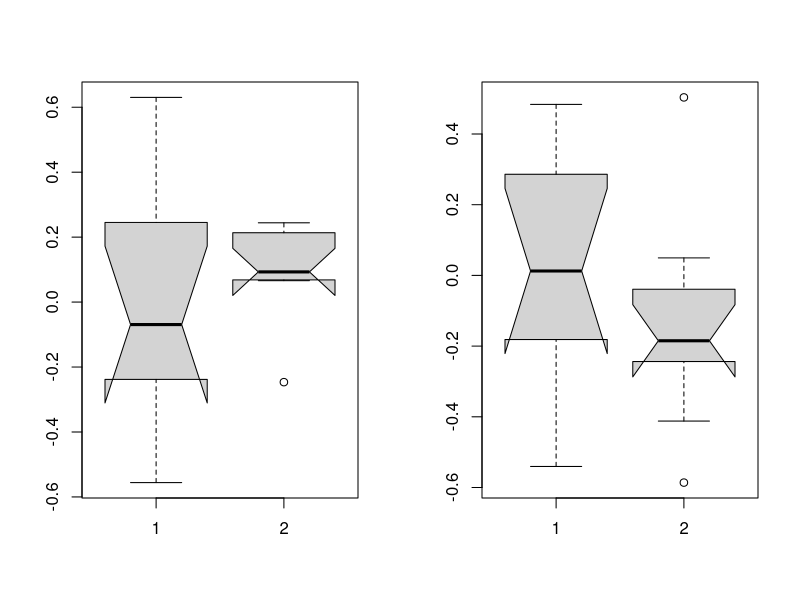
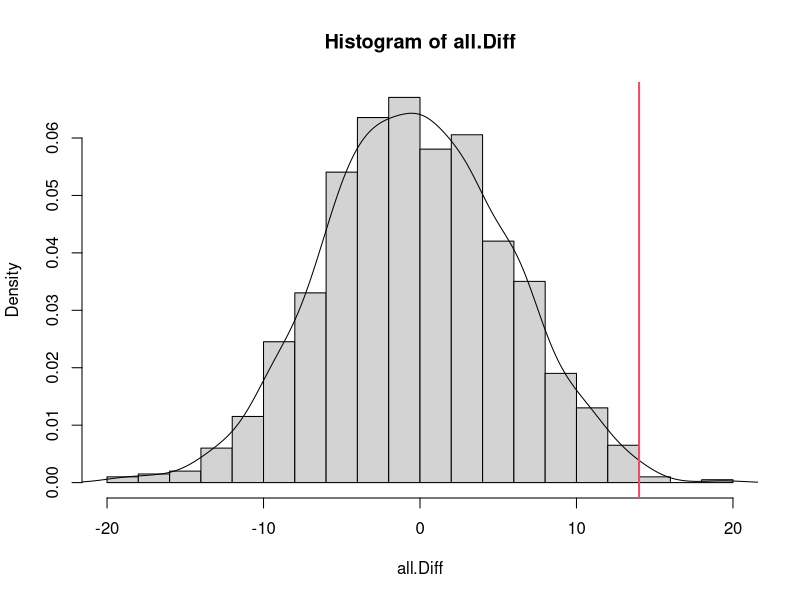

Source code (R) for these figures, in order:

################################################################################
#    &&&....&&&    % Learning R Course in Summer of 2022                       #
#  &&&&&&..&&&&&&  % Teacher: Bo Li, Mingwei Liu                               #
#  &&&&&&&&&&&&&&  % Date: Jul. 28th, 2022                                     #
#   &&&&&&&&&&&&   %                                                           #
#     &&&&&&&&     % Environment: R version 4.1.1;                             #
#       &&&&       % Platform: x86_64-w64-mingw32/x64 (64-bit)                 #
#        &         %                                                           #
################################################################################

################################################################################
### code chunk number 20: Primary drawing in R.
################################################################################

### ****************************************************************************
### Step-01. About working directory in R. 

# 1) For windows, work directory. 

pri.dir <- getwd()

if (!dir.exists("asthma")) dir.create("asthma")

setwd("asthma")

### End of Step-01.
### ****************************************************************************

### ****************************************************************************
### Step-02. Reading the raw data set for GSE470. 

# 1) setting the work directory. 
s <- "GSE470"
setwd(s)
# 2) # reading all files in *.cel format. 
# 3) Normalizing the data. 

### End of Step-02.
### ****************************************************************************

### ****************************************************************************
### Step-03. Identifying.  

### -------------------------- (1) LIMMA method ---------------------------- ###
# Linear models and empirical eBayes methods. 
#  基于以下标准的过滤：(FoldChange & Adjusted P value)

# i) loading the limma package. 
library(limma)

# ii) Simulating gene expression data: 10 microarrays and 100 genes. 
eset <- matrix(rnorm(100*10, sd = 0.3), 100, 10)
eset[1:5, 6:10] <- eset[1:5, 6:10] + 10
eset[6:10, 6:10] <- eset[1:5, 6:10] - 10
rownames(eset) <- paste("gene", 1:100, sep = "-")

# iii) Preparing the design matrix corresponds to expriment. 
disease <- factor(rep(c(1,2), times = c(5,5)))
levels(disease) <- c("normal","abnormal")
design <- model.matrix(~ 1 + disease)
colnames(design) <- c("normal", "abnormal_vs_normal")

# iv) Considering original two estimates plus difference between first 4 and last 6 arrays

fit <- lmFit(eset, design)
fit <- eBayes(fit)
res <-
  topTable(fit,
           coef = "abnormal_vs_normal",
           adjust = "BH",
           number = 100)

tail(res)

degs <- res[abs(res$logFC) > 1 & res$adj.P.Val < 0.05, ]

rownames(degs)

### ---------------------- (2) Other filter methods ------------------------ ###
# Linear models and empirical eBayes methods. 

# 1) Simulating a gene expression matrix.  

# 100 genes, 20 samples. 

gem <- matrix(rnorm(20 * 100, sd = 0.3), nrow = 100)

dim(gem) # genes in rows, and samples in columns. 

# Generating the labels os samples. 
labs <- rep(c("Asthma", "Control"), c(10, 10))
print(labs)

gem[1:10, ] # primary expression values for first ten genes. 
gem[1:10, 1:10] <- gem[1:10, 1:10] - 10 # down-regulated genes

gem[11:20, 1:10] <- gem[11:20, 1:10] + 10 # up-regulated genes. 

# iris.gem <- cbind(labs, t(gem))

iris.gem <- data.frame(as.factor(labs), t(gem))

rownames(iris.gem) <- paste("Sample", 1:20, sep = "-")
colnames(iris.gem) <- c("Type", paste("gene", 1:100, sep = "-"))

iris.gem[, 1:21]

# 2) Filter method-1: sd过滤法  

# sd: 标准差

sd_seq <- NULL # 

for (i in 1:100) {
  
  tmp <- sd(iris.gem[, i + 1])
  
  sd_seq <- c(sd_seq, tmp)
  
}

sd_seq # all sd values for all genes. 

colnames(iris.gem)[order(sd_seq, decreasing = TRUE)[1:20] + 1]

# 2) Filter method-2: FC过滤法  
# fold change (FC) 变化差异: x1 - x2, x1/x2

fc <- function(x) mean(x[1:10]) - mean(x[11:20])

fc_seq <- apply(iris.gem[, -1], 2, fc)

order(fc_seq)

names(fc_seq)[order(fc_seq)[1:10]] # down-
names(fc_seq)[order(fc_seq)[91:100]] # up-

# 3) Filter method-3: Student t-test过滤法  
# Student t-test. 

gene1 <- as.vector(iris.gem[, 2])
names(gene1) <- rownames(iris.gem)

g1.asthma <- gene1[1:10]

g1.control <- gene1[11:20]

res <- t.test(x = g1.asthma, y = g1.control)

res$p.value

f_ttest <- function(x) {
  res <- t.test(x[1:10], x[11:20])
  res$p.value
}

ttest.pvalue <- apply(iris.gem[, -1], 2, f_ttest)

table(ttest.pvalue < 0.05)

degs <- names(ttest.pvalue)[ttest.pvalue < 0.05]

degs

op <- par(mfrow = c(1, 2))

# gene-41, 无变化

iris.gem[1:10, 41 + 1]  # in asthma
iris.gem[11:20, 41 + 1]  # in control

boxplot(iris.gem[1:10, 41 + 1], iris.gem[11:20, 41 + 1], notch = TRUE)

# gene-42, 有变化
iris.gem[1:10, 42 + 1]  # in asthma
iris.gem[11:20, 42 + 1]  # in control

boxplot(iris.gem[1:10, 42 + 1], iris.gem[11:20, 42 + 1], notch = TRUE)

par(op)

# iv) limma method.

# 4) Filter method-4: Permutation test  

### ------------------------ (2) Permutation test -------------------------- ###
# i) Example case-1  

# 使用生长素后拟南芥侧根的数量
A <- c(24, 43, 58, 67, 61, 44, 67, 49, 59, 52, 62, 50) 

# 不使用生长素的拟南芥侧根的数量
B <- c(42, 43, 65, 26, 33, 41, 19, 54, 42, 20, 17, 60, 37, 42, 55, 28)

# Question: 生长素是否能够促进拟南芥的生长？

# 解决步骤：
# S1-提出假设
#     H0: 加入的生长素不能促进拟南芥的根系发育。
#     H1: 加入的生长素能促进拟南芥的根系发育。
#    推论：若H0成立，那么A组数据的分布和B组数据的分布是一样的，也就是服从同个分布。
# S2-构造假设检验的统计量：
#    Diff: A组侧根数目的均值同B组侧根数目的均值之差。
#         Diff = mean(Xa) - mean(Xb)

Mix <- c(A, B)
all.Diff <- NULL
for (i in 1:999) {
  # 将A和B混合，从中挑出12个作为新的A组，剩余的为B组。
  loc <- sample(1:length(Mix), 12, replace = FALSE)
  Xa <- Mix[loc]
  Xb <- Mix[-loc]
  # 计算并记录第一步中A组同B组的均值之差。
  Diff <- mean(Xa) - mean(Xb)
  all.Diff <- c(all.Diff, Diff)
  # 对前两步重复999次（重复次数越多，得到的背景分布越”稳定“）
}

hist(all.Diff, breaks = 20, prob = TRUE)
lines(density(all.Diff))

# S3-检查一次抽样的观察值所在位置，并计算P值。 

Diff.AB <- mean(A) - mean(B)

abline(v = Diff.AB, col = 2, lwd=2)

# 抽样总体中大于14的数值有9个，所以估计的P-value是9/999=0.01

p <- (sum(all.Diff > Diff.AB) + 1) / (999 + 1)

# p<0.05，因此拒绝原假设，则生长素可以促进生长。

# 若直接用Student t-test: 
# t.test(A, B)

### End of Step-03.
### ****************************************************************************
